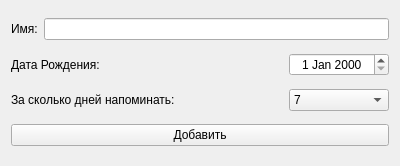
<?xml version="1.0" encoding="UTF-8"?>
<ui version="4.0">
 <class>Form</class>
 <widget class="QWidget" name="Form">
  <property name="geometry">
   <rect>
    <x>0</x>
    <y>0</y>
    <width>400</width>
    <height>166</height>
   </rect>
  </property>
  <property name="minimumSize">
   <size>
    <width>400</width>
    <height>120</height>
   </size>
  </property>
  <property name="maximumSize">
   <size>
    <width>4000</width>
    <height>1200</height>
   </size>
  </property>
  <property name="windowTitle">
   <string>Добавить человека</string>
  </property>
  <layout class="QVBoxLayout" name="verticalLayout">
   <item>
    <layout class="QHBoxLayout" name="horizontalLayout_3">
     <item>
      <widget class="QLabel" name="label">
       <property name="text">
        <string>Имя:</string>
       </property>
      </widget>
     </item>
     <item>
      <widget class="QLineEdit" name="lineEdit"/>
     </item>
    </layout>
   </item>
   <item>
    <layout class="QHBoxLayout" name="horizontalLayout_4">
     <item>
      <widget class="QLabel" name="label_2">
       <property name="text">
        <string>Дата Рождения:</string>
       </property>
      </widget>
     </item>
     <item>
      <widget class="QDateEdit" name="dateEdit">
       <property name="maximumSize">
        <size>
         <width>100</width>
         <height>16777215</height>
        </size>
       </property>
       <property name="alignment">
        <set>Qt::AlignCenter</set>
       </property>
      </widget>
     </item>
    </layout>
   </item>
   <item>
    <layout class="QHBoxLayout" name="horizontalLayout_2">
     <item>
      <widget class="QLabel" name="label_3">
       <property name="text">
        <string>За сколько дней напоминать:</string>
       </property>
      </widget>
     </item>
     <item>
      <widget class="QComboBox" name="comboreminder">
       <property name="sizePolicy">
        <sizepolicy hsizetype="Preferred" vsizetype="Fixed">
         <horstretch>0</horstretch>
         <verstretch>0</verstretch>
        </sizepolicy>
       </property>
       <property name="maximumSize">
        <size>
         <width>100</width>
         <height>16777215</height>
        </size>
       </property>
       <property name="layoutDirection">
        <enum>Qt::LeftToRight</enum>
       </property>
       <property name="currentIndex">
        <number>2</number>
       </property>
       <property name="minimumContentsLength">
        <number>0</number>
       </property>
       <item>
        <property name="text">
         <string>1</string>
        </property>
       </item>
       <item>
        <property name="text">
         <string>3</string>
        </property>
       </item>
       <item>
        <property name="text">
         <string>7</string>
        </property>
       </item>
       <item>
        <property name="text">
         <string>30</string>
        </property>
       </item>
      </widget>
     </item>
    </layout>
   </item>
   <item>
    <layout class="QHBoxLayout" name="horizontalLayout">
     <item>
      <widget class="QPushButton" name="btn_add">
       <property name="text">
        <string>Добавить</string>
       </property>
      </widget>
     </item>
    </layout>
   </item>
  </layout>
 </widget>
 <resources/>
 <connections/>
</ui>
